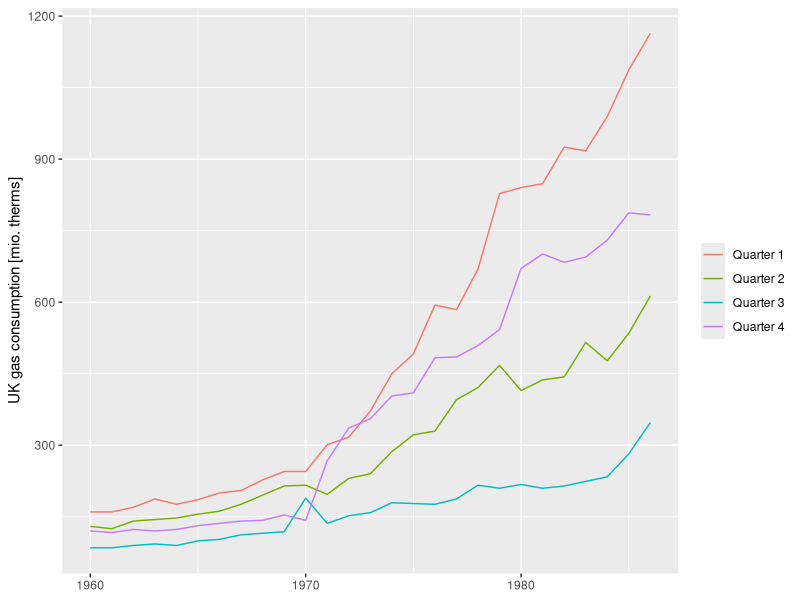
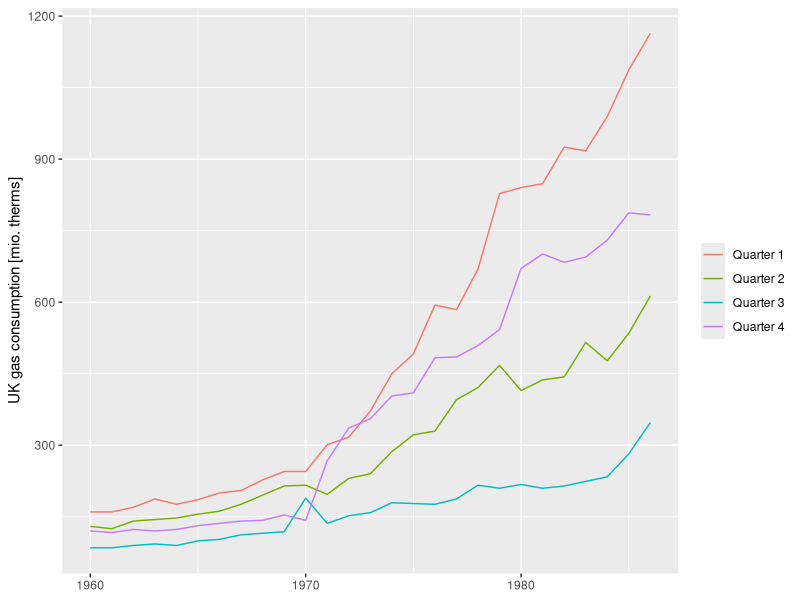

Recreate these plots in R, in order.
# MTH1004 Solutions to Formative exercise for poster coursework

## 1. Download and read

library(tidyverse)
gas = read_csv('ukgas.csv')
gas

## 2. Calculate median gas consumption to find the highest

gas %>% summarise(m1 = median(Qtr1), 
                  m2 = median(Qtr2),
                  m3 = median(Qtr3),
                  m4 = median(Qtr4))


## 3. Compare gas consumption between 1975 and 1970

gas %>% 
  filter(Year == 1970 | Year == 1975)

# (calculated differences from the output)

## 4. Save time series plot

plt = ggplot(gas) + 
  geom_line(aes(x=Year, y=Qtr1, colour='Quarter 1')) +
  geom_line(aes(x=Year, y=Qtr2, colour='Quarter 2')) +
  geom_line(aes(x=Year, y=Qtr3, colour='Quarter 3')) +
  geom_line(aes(x=Year, y=Qtr4, colour='Quarter 4')) +
  labs(x=NULL, y='UK gas consumption [mio. therms]', colour=NULL)
plt

ggsave('ukgas.png', plt, width=5, height=3, dpi=720)





